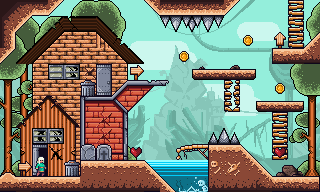

A level layout from a 2D game, rendered from its tile map. Below: a short description, then the map file with tile-grid data replaced by summaries:
An orthogonal 20x12 tile map with 16x16 px tiles, 12 tile layers (FONDO, VEGETACIOn 2, VEGETACION 1, AGUA, ...), 2 tilesets.

<map version="1.5" tiledversion="1.7.1" orientation="orthogonal" renderorder="right-down" width="20" height="12" tilewidth="16" tileheight="16" infinite="0" nextlayerid="14" nextobjectid="1">
 <tileset firstgid="1" name="Tileset gameplay" tilewidth="16" tileheight="16" tilecount="400" columns="20">
  <image source="Map Tielset.png" width="320" height="320" />
 </tileset>
 <tileset firstgid="401" name="Tileset_FONDO" tilewidth="16" tileheight="16" tilecount="480" columns="40">
  <image source="BackGround.png" width="640" height="192" />
 </tileset>
 <layer id="1" name="FONDO" width="20" height="12">
  <data>[240 cells, 240 non-empty, 240 distinct tile ids]</data>
 </layer>
 <layer id="12" name="VEGETACIOn 2" width="20" height="12">
  <data>[240 cells, 32 non-empty, 14 distinct tile ids]</data>
 </layer>
 <layer id="11" name="VEGETACION 1" width="20" height="12">
  <data>[240 cells, 31 non-empty, 18 distinct tile ids]</data>
 </layer>
 <layer id="13" name="AGUA" width="20" height="12">
  <data>[240 cells, 9 non-empty, 4 distinct tile ids]</data>
 </layer>
 <layer id="2" name="Suelo" width="20" height="12">
  <data>[240 cells, 69 non-empty, 37 distinct tile ids]</data>
 </layer>
 <group id="6" name="CASA">
  <layer id="10" name="CASA DOS" width="20" height="12">
   <data>[240 cells, 54 non-empty, 26 distinct tile ids]</data>
  </layer>
  <layer id="7" name="CASA1" width="20" height="12">
   <data>[240 cells, 16 non-empty, 10 distinct tile ids]</data>
  </layer>
  <layer id="8" name="VENTANA" width="20" height="12">
   <data>[240 cells, 4 non-empty, 3 distinct tile ids]</data>
  </layer>
  <layer id="9" name="PUERTA" width="20" height="12">
   <data>[240 cells, 4 non-empty, 4 distinct tile ids]</data>
  </layer>
 </group>
 <layer id="3" name="Items" width="20" height="12">
  <data>[240 cells, 0 non-empty, 0 distinct tile ids]</data>
 </layer>
 <layer id="4" name="Accesorios" width="20" height="12">
  <data>[240 cells, 18 non-empty, 14 distinct tile ids]</data>
 </layer>
 <layer id="5" name="Jugador" width="20" height="12">
  <data>[240 cells, 2 non-empty, 2 distinct tile ids]</data>
 </layer>
</map>
